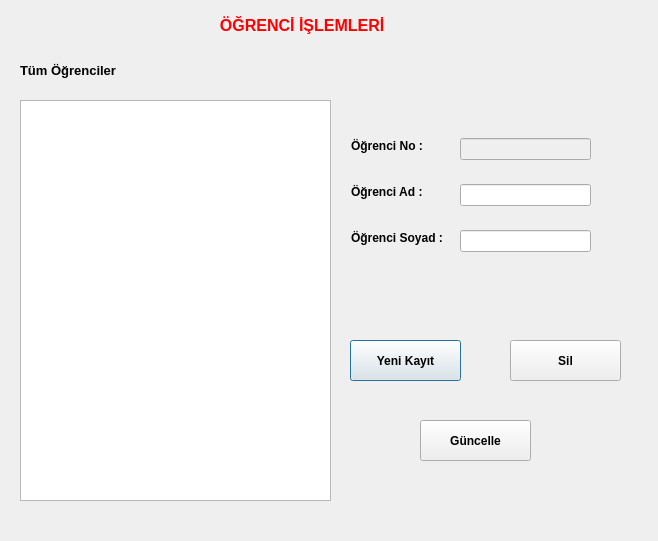
<?xml version="1.0" encoding="UTF-8"?>
<ui version="4.0">
 <class>ogrenciislemleri</class>
 <widget class="QDialog" name="ogrenciislemleri">
  <property name="geometry">
   <rect>
    <x>0</x>
    <y>0</y>
    <width>658</width>
    <height>541</height>
   </rect>
  </property>
  <property name="windowTitle">
   <string>Dialog</string>
  </property>
  <widget class="QTableView" name="tableView">
   <property name="geometry">
    <rect>
     <x>20</x>
     <y>100</y>
     <width>311</width>
     <height>401</height>
    </rect>
   </property>
  </widget>
  <widget class="QLabel" name="label">
   <property name="geometry">
    <rect>
     <x>351</x>
     <y>138</y>
     <width>101</width>
     <height>16</height>
    </rect>
   </property>
   <property name="font">
    <font>
     <weight>75</weight>
     <bold>true</bold>
    </font>
   </property>
   <property name="text">
    <string>Öğrenci No :</string>
   </property>
  </widget>
  <widget class="QLineEdit" name="lineE_No">
   <property name="enabled">
    <bool>false</bool>
   </property>
   <property name="geometry">
    <rect>
     <x>460</x>
     <y>138</y>
     <width>131</width>
     <height>22</height>
    </rect>
   </property>
  </widget>
  <widget class="QLabel" name="label_2">
   <property name="geometry">
    <rect>
     <x>351</x>
     <y>184</y>
     <width>91</width>
     <height>16</height>
    </rect>
   </property>
   <property name="font">
    <font>
     <weight>75</weight>
     <bold>true</bold>
    </font>
   </property>
   <property name="text">
    <string>Öğrenci Ad :</string>
   </property>
  </widget>
  <widget class="QLineEdit" name="lineE_Ad">
   <property name="geometry">
    <rect>
     <x>460</x>
     <y>184</y>
     <width>131</width>
     <height>22</height>
    </rect>
   </property>
  </widget>
  <widget class="QLabel" name="label_3">
   <property name="geometry">
    <rect>
     <x>351</x>
     <y>230</y>
     <width>101</width>
     <height>16</height>
    </rect>
   </property>
   <property name="font">
    <font>
     <weight>75</weight>
     <bold>true</bold>
    </font>
   </property>
   <property name="text">
    <string>Öğrenci Soyad :</string>
   </property>
  </widget>
  <widget class="QLineEdit" name="lineE_Soyad">
   <property name="geometry">
    <rect>
     <x>460</x>
     <y>230</y>
     <width>131</width>
     <height>22</height>
    </rect>
   </property>
  </widget>
  <widget class="QPushButton" name="pb_kayt">
   <property name="geometry">
    <rect>
     <x>350</x>
     <y>340</y>
     <width>111</width>
     <height>41</height>
    </rect>
   </property>
   <property name="font">
    <font>
     <weight>75</weight>
     <bold>true</bold>
    </font>
   </property>
   <property name="text">
    <string>Yeni Kayıt</string>
   </property>
  </widget>
  <widget class="QPushButton" name="pb_sil">
   <property name="geometry">
    <rect>
     <x>510</x>
     <y>340</y>
     <width>111</width>
     <height>41</height>
    </rect>
   </property>
   <property name="font">
    <font>
     <weight>75</weight>
     <bold>true</bold>
    </font>
   </property>
   <property name="text">
    <string>Sil</string>
   </property>
  </widget>
  <widget class="QPushButton" name="pb_guncelle">
   <property name="geometry">
    <rect>
     <x>420</x>
     <y>420</y>
     <width>111</width>
     <height>41</height>
    </rect>
   </property>
   <property name="font">
    <font>
     <weight>75</weight>
     <bold>true</bold>
    </font>
   </property>
   <property name="text">
    <string>Güncelle</string>
   </property>
  </widget>
  <widget class="QLabel" name="label_4">
   <property name="geometry">
    <rect>
     <x>20</x>
     <y>60</y>
     <width>141</width>
     <height>21</height>
    </rect>
   </property>
   <property name="font">
    <font>
     <pointsize>10</pointsize>
     <weight>75</weight>
     <bold>true</bold>
    </font>
   </property>
   <property name="text">
    <string>Tüm Öğrenciler</string>
   </property>
  </widget>
  <widget class="QLabel" name="label_5">
   <property name="geometry">
    <rect>
     <x>180</x>
     <y>10</y>
     <width>311</width>
     <height>31</height>
    </rect>
   </property>
   <property name="palette">
    <palette>
     <active>
      <colorrole role="WindowText">
       <brush brushstyle="SolidPattern">
        <color alpha="255">
         <red>255</red>
         <green>0</green>
         <blue>0</blue>
        </color>
       </brush>
      </colorrole>
     </active>
     <inactive>
      <colorrole role="WindowText">
       <brush brushstyle="SolidPattern">
        <color alpha="255">
         <red>255</red>
         <green>0</green>
         <blue>0</blue>
        </color>
       </brush>
      </colorrole>
     </inactive>
     <disabled>
      <colorrole role="WindowText">
       <brush brushstyle="SolidPattern">
        <color alpha="255">
         <red>120</red>
         <green>120</green>
         <blue>120</blue>
        </color>
       </brush>
      </colorrole>
     </disabled>
    </palette>
   </property>
   <property name="font">
    <font>
     <pointsize>12</pointsize>
     <weight>75</weight>
     <bold>true</bold>
    </font>
   </property>
   <property name="text">
    <string>         ÖĞRENCİ İŞLEMLERİ</string>
   </property>
  </widget>
 </widget>
 <resources/>
 <connections/>
</ui>
